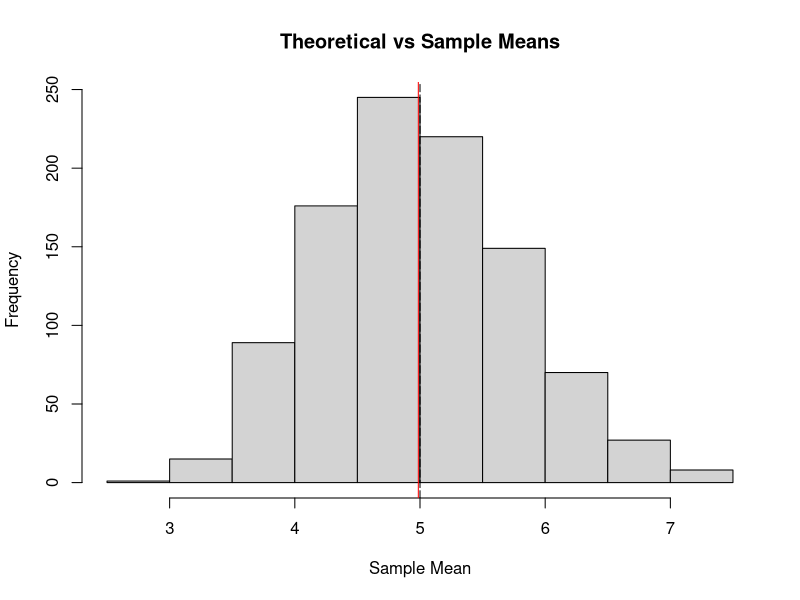
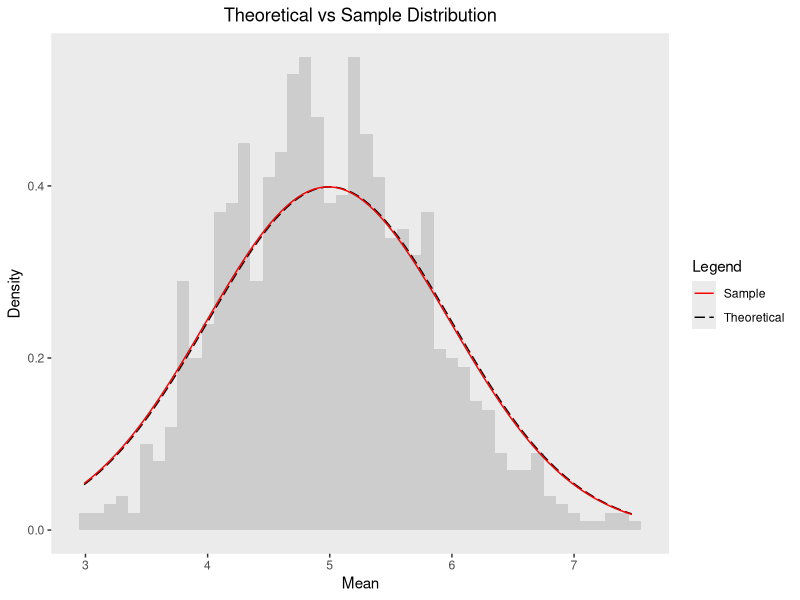
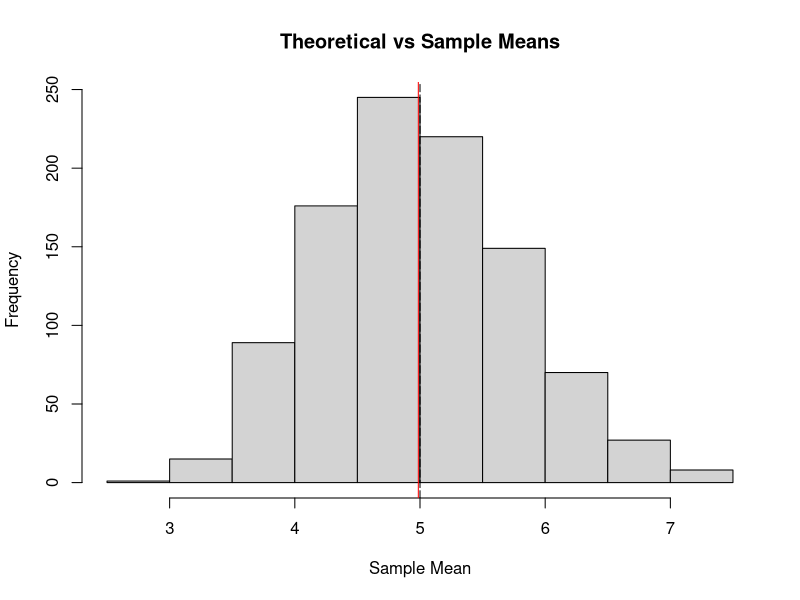
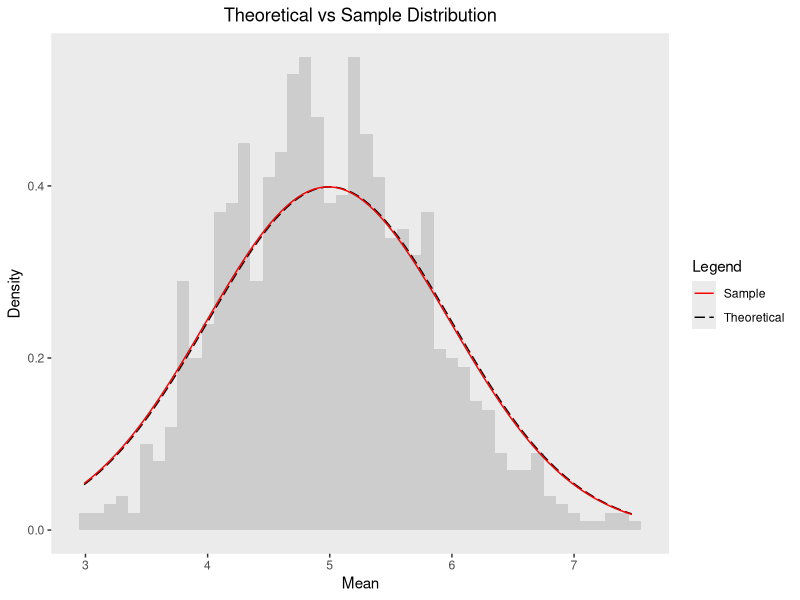

These charts were generated, in order, by the following R code:
## ---- chunk 1
#Load Libraries
library(ggplot2)
## ---- chunk 2
# Variables
lambda<-0.2
n<-40 # number of exponentials
sims<-1000 # number of simulations

#set seed
set.seed(3)
## ---- chunk 3
#Create Matrix
ed<-matrix(rexp(n*sims,lambda),sims)
## ---- chunk 4
#Row Means
matrixmean<-rowMeans(ed)
## ---- chunk 5
#Theoritcal Mean
theoryMean<- 1/lambda

#Sample Mean
sampleMean<- mean(matrixmean)
## ---- chunk 6
cat("Theory Mean:",theoryMean,"Sample Mean:",sampleMean)
## ---- chunk 7
hist(matrixmean, xlab= "Sample Mean", main = "Theoretical vs Sample Means")
    abline(v=theoryMean, lty=5, col="black")
    abline(v=sampleMean, col="red")
## ---- chunk 8
##Compare Variance
    
theoryVariance<-(1/lambda)^2/n
sampleVariance<-var(matrixmean)
## ---- chunk 9
cat("Theory Variance:",theoryVariance,"Sample Variance:",sampleVariance)
## ---- chunk 10
meanDF<-data.frame(matrixmean)
ggplot(data=meanDF, aes(x=matrixmean)) +
    geom_histogram(binwidth=0.1,aes(y=..density..),alpha=0.2)+
    stat_function(fun=dnorm,args=list(mean=theoryMean),aes(color="Theoretical"),lty=5) +
    stat_function(fun=dnorm,args=list(mean=sampleMean),aes(color="Sample"))+
    scale_colour_manual(values=c("red","black"))+
    theme(panel.grid.major = element_blank(),panel.grid.minor=element_blank())+
    labs(x= "Mean", y="Density",colour="Legend")+
    ggtitle("Theoretical vs Sample Distribution")+
    theme(plot.title = element_text(hjust=0.5))
## ---- chunk 11
#Load Libraries
library(ggplot2)
## ---- chunk 12
# Variables
lambda<-0.2
n<-40 # number of exponentials
sims<-1000 # number of simulations

#set seed
set.seed(3)
## ---- chunk 13
#Create Matrix
ed<-matrix(rexp(n*sims,lambda),sims)
## ---- chunk 14
#Row Means
matrixmean<-rowMeans(ed)
## ---- chunk 15
#Theoretical Mean
theoryMean<- 1/lambda

#Sample Mean
sampleMean<- mean(matrixmean)
## ---- chunk 16
#Mean Compare Histogram
hist(matrixmean, xlab= "Sample Mean", main = "Theoretical vs Sample Means")
    abline(v=theoryMean, lty=5, col="black")
    abline(v=sampleMean, col="red")
## ---- chunk 17
##Compare Variance
theoryVariance<-(1/lambda)^2/n
sampleVariance<-var(matrixmean)
## ---- chunk 18
#Theoretical vs Sample Distribution
meanDF<-data.frame(matrixmean)
ggplot(data=meanDF, aes(x=matrixmean)) +
    geom_histogram(binwidth=0.1,aes(y=..density..),alpha=0.2)+
    stat_function(fun=dnorm,args=list(mean=theoryMean),aes(color="Theoretical"),lty=5) +
    stat_function(fun=dnorm,args=list(mean=sampleMean),aes(color="Sample"))+
    scale_colour_manual(values=c("red","black"))+
    theme(panel.grid.major = element_blank(),panel.grid.minor=element_blank())+
    labs(x= "Mean", y="Density",colour="Legend")+
    ggtitle("Theoretical vs Sample Distribution")+
    theme(plot.title = element_text(hjust=0.5))
